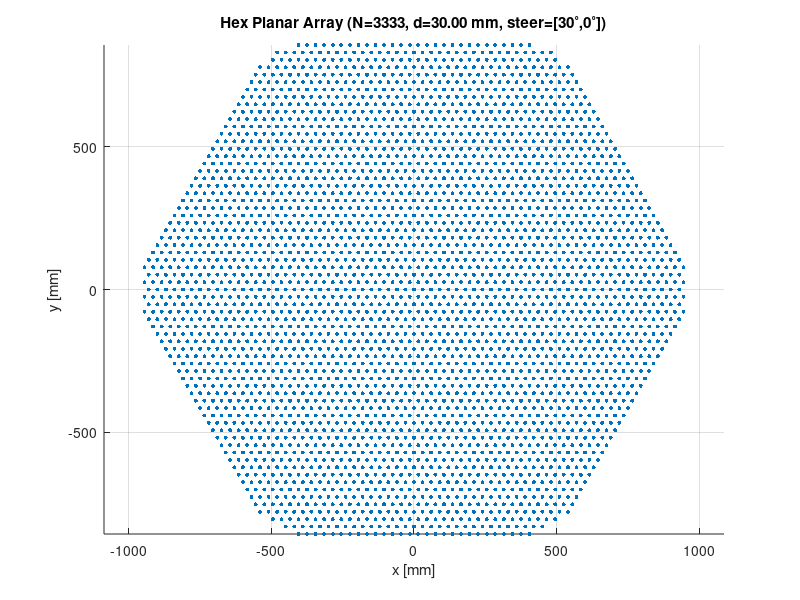
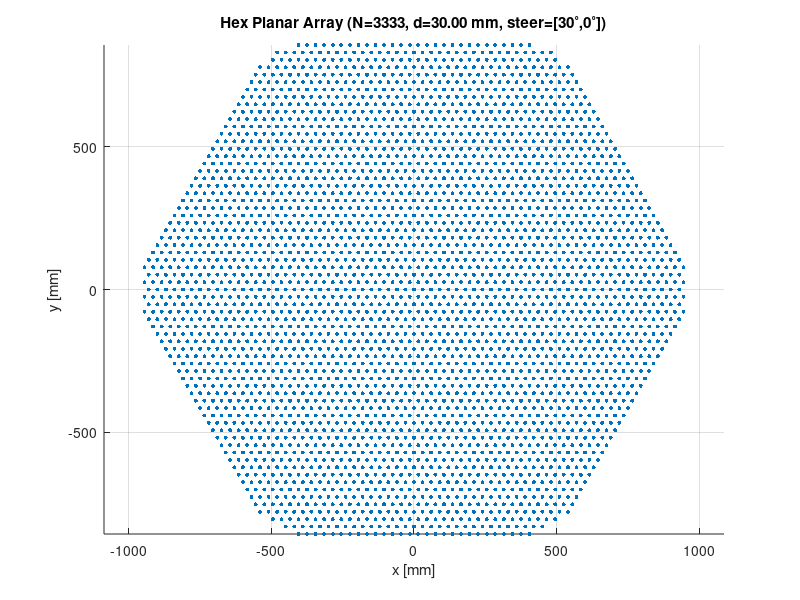
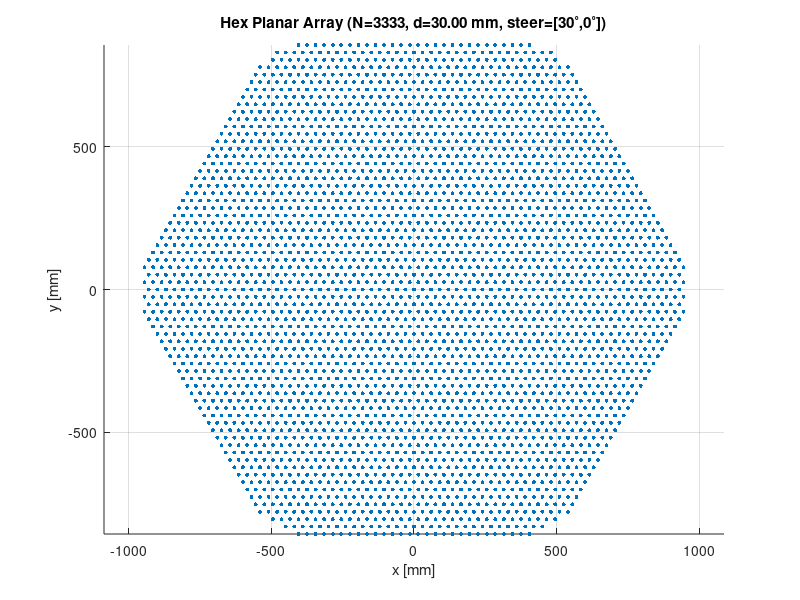

Write MATLAB code to recreate these figures, in order. (Note: a time limit stopped this script after it produced the figures.)
function Radar_theoretical_max_accuracy_formulas_waveforms()
% Toolbox-free hex planar array visualization + FMCW + Range-Doppler + 3D & FFT beampatterns
% Saves all charts to results/ (default) and writes summary.txt + summary.pdf.
% Set useTimestampSubfolder=true to save under results/<timestamp>/ instead.

%% ================== PARAMS ==================
% Feature toggles
doSpectrogram    = true;
doRangeDoppler   = true;
doBeampattern3D  = true;   % sample AF over az/el and plot 3D
doFFTBeampattern = true;   % 2D FFT of aperture for exact HPBW
useTimestampSubfolder = false;  % << set true to use results/<timestamp>/

% RF & waveform
fc        = 5e9;        % Hz
B         = 1e9;        % Hz (RF bandwidth)
PRF       = 5e3;        % Hz
Npulses   = 128;        % coherent pulses per CPI
SNRdB     = 20;         % assumed post-detection SNR per CPI (context)
c0        = 3e8;        % m/s
lambda    = c0/fc;

% Array geometry
N_target  = 3333;       % desired elements (or subarrays)
d         = 0.5*lambda; % triangular-lattice spacing (≈ λ/2)

% Steering
scanAz_deg = 30;        % steer azimuth (deg)
scanEl_deg =  0;        % steer elevation (deg)

% Taper (no toolbox): 'none' | 'raisedcos'
taper.type    = 'raisedcos';
taper.power   = 1;      % 1 ~ Hann-like; 2 = stronger edge roll-off

% Array-factor grids
uv_lim = 0.9;           % u–v heatmap visible region cap
uv_N   = 401;           % u/v samples per axis

% 3D beampattern sampling
azSpan = [-80 80];      % degrees
elSpan = [-80 80];      % degrees
NAzEl  = 201;           % samples per axis (3D AF)

% FFT beampattern (aperture raster + 2D FFT)
apGridPx   = 512;       % grid size per axis (512 good; try 1024 if fast)
apOversamp = 1.2;       % grid extends this factor times the occupied aperture
cutElForHPBW_deg = 0;   % elevation for HPBW az-cut (0° plane)

% FMCW demo (also used in RD sim)
Tchirp   = 50e-6;       % s
fs       = 20e6;        % Hz
N_chirps = 16;          % for spectrogram & RD demo

%% ================== OUTPUT FOLDER ==================
script_dir = fileparts(mfilename('fullpath'));
if isempty(script_dir), script_dir = pwd; end
root_results = fullfile(script_dir,'results');
if ~exist(root_results,'dir'), mkdir(root_results); end
if useTimestampSubfolder
    outdir = fullfile(root_results, datestr(now,'yyyymmdd_HHMMSS'));
else
    outdir = root_results;
end
if ~exist(outdir, 'dir'), mkdir(outdir); end
fprintf('[INFO] Results folder: %s\n', outdir);

% Write-check (permissions + path OK)
try
    fid = fopen(fullfile(outdir,'writecheck.txt'),'w');
    fprintf(fid,'ok %s', datestr(now)); fclose(fid);
catch ME
    error('Cannot write to results folder: %s', ME.message);
end

%% ================== BUILD HEX ARRAY ==================
K = ceil( ( -3 + sqrt(9 + 12*(N_target-1)) )/6 ); % invert N=1+3K(K+1)
[q, r] = hex_axial_coords(K);
[x, y] = axial_to_xy(q, r, d);

% Trim to N_target if we overshoot
if numel(x) > N_target
    R = sqrt(x.^2 + y.^2);
    [~, idx] = sort(R, 'ascend');
    keep = idx(1:N_target);
    x = x(keep); y = y(keep);
end
N = numel(x);

%% ================== TAPER (no toolbox) ==================
w_amp = ones(N,1);
if strcmpi(taper.type,'raisedcos')
    R  = sqrt(x.^2 + y.^2);
    Rn = R / max(R + eps);                     % 0..1 radial
    w_amp  = (0.5*(1 + cos(pi*Rn))).^taper.power;
end

%% ================== STEERING ==================
u0 = sind(scanEl_deg)*cosd(scanAz_deg);
v0 = sind(scanEl_deg)*sind(scanAz_deg);
k  = 2*pi/lambda;
w   = w_amp .* exp(1j*k*(x*u0 + y*v0));        % complex weights with steering

%% ================== PLOT: RADAR FACE ==================
figure('Name','Radar Face / Element Layout','Color','w','Visible','on');
scatter(x*1e3, y*1e3, 8, 'filled');
axis equal tight; grid on;
xlabel('x [mm]'); ylabel('y [mm]');
title(sprintf('Hex Planar Array (N=%d, d=%.2f mm, steer=[%g^\\circ,%g^\\circ])', ...
      N, d*1e3, scanAz_deg, scanEl_deg));
savefig2(outdir, 'face');

%% ================== ARRAY FACTOR (2-D u–v) ==================
u = linspace(-uv_lim, +uv_lim, uv_N);
v = linspace(-uv_lim, +uv_lim, uv_N);
[UU,VV] = meshgrid(u,v);

AF = zeros(size(UU));
for n = 1:N
    AF = AF + w(n) .* exp(1j*k*(x(n).*UU + y(n).*VV));
end
AFdB = 20*log10( abs(AF)/max(abs(AF(:))) + eps );
AFdB(UU.^2 + VV.^2 > 1) = -Inf;          % outside visible region

figure('Name','2-D Beam (Array Factor in u–v)','Color','w','Visible','on');
imagesc(u,v, AFdB); axis image; set(gca,'YDir','normal');
colormap(parula); cb = colorbar; cb.Label.String = 'AF (dB)';
xlabel('u = sin(el)cos(az)'); ylabel('v = sin(el)sin(az)');
title('Array Factor (normalized, dB)'); hold on;
th = linspace(0,2*pi,720); plot(cos(th), sin(th), 'k--'); hold off;
savefig2(outdir, 'uv_beam');

%% ================== BEAM CUT (AZ, fixed EL > 0) ==================
elCut = 5;                                % >0 so u/v vary with az
azCut = linspace(-90,90,1001);
uCut  = sind(elCut).*cosd(azCut);
vCut  = sind(elCut).*sind(azCut);
AF_cut = zeros(size(azCut));
for n = 1:N
    AF_cut = AF_cut + w(n) .* exp(1j*k*(x(n).*uCut + y(n).*vCut));
end
AF_cut_dB = 20*log10( abs(AF_cut)/max(abs(AF_cut)) + eps );

figure('Name','Azimuth Beam Cut','Color','w','Visible','on');
plot(azCut, AF_cut_dB, 'LineWidth', 1.5); grid on;
xlabel(sprintf('Azimuth (deg) @ EL=%g^\\circ', elCut));
ylabel('Normalized AF (dB)'); ylim([-60 0]); xlim([min(azCut) max(azCut)]);
title('Azimuth Cut of Beam');
savefig2(outdir, 'az_cut');

%% ================== 3D BEAMPATTERN (sampled az–el) ==================
if doBeampattern3D
    az3 = linspace(azSpan(1), azSpan(2), NAzEl);
    el3 = linspace(elSpan(1), elSpan(2), NAzEl);
    [AZ, EL] = meshgrid(az3, el3);
    U3 = sind(EL).*cosd(AZ);
    V3 = sind(EL).*sind(AZ);
    AF3 = zeros(size(AZ));
    for n = 1:N
        AF3 = AF3 + w(n) .* exp(1j*k*(x(n).*U3 + y(n).*V3));
    end
    AF3dB = 20*log10( abs(AF3)/max(abs(AF3(:))) + eps );
    AF3dB( (U3.^2 + V3.^2) > 1 ) = -Inf;   % outside visible region

    figure('Name','3D Beampattern (Az–El)','Color','w','Visible','on');
    surf(AZ, EL, AF3dB, 'EdgeColor','none'); view(2); axis tight;
    xlabel('Azimuth (deg)'); ylabel('Elevation (deg)');
    title('Beampattern (normalized, dB)'); colormap(parula);
    cb2 = colorbar; cb2.Label.String = 'AF (dB)'; caxis([-60 0]); grid on;
    savefig2(outdir, 'beampattern3d');
end

%% ================== FMCW CHIRP (time) & DIY SPECTROGRAM ==================
S = B/Tchirp;                           % Hz/s (slope)
Ns = round(Tchirp*fs);
t  = (0:Ns-1)/fs;
phi = 2*pi*( 0.5*S*t.^2 );
s1  = exp(1j*phi);
wave = repmat(s1, 1, N_chirps);

figure('Name','FMCW Chirp','Color','w','Visible','on');
subplot(2,1,1);
plot(t*1e6, real(s1)); grid on;
xlabel('Time within chirp [\\mus]'); ylabel('Re\\{s\\}');
title(sprintf('One LFM chirp: B=%.1f MHz, T=%.1f \\mus, fs=%.1f MHz', B/1e6, Tchirp*1e6, fs/1e6));
subplot(2,1,2);
instf = S*t;
plot(t*1e6, instf/1e6); grid on;
xlabel('Time within chirp [\\mus]'); ylabel('Inst. freq [MHz]');
title('Instantaneous frequency');
savefig2(outdir, 'chirp');

if doSpectrogram
    % DIY STFT (rect window)
    win = 512; hop = 128; nfft = 2048;
    [Sabs, Fm, TM] = simple_stft(wave, win, hop, nfft, fs);
    figure('Name','Chirp Spectrogram (DIY)','Color','w','Visible','on');
    imagesc(TM*1e3, Fm/1e6, 20*log10(Sabs + 1e-12)); axis xy;
    xlabel('Time [ms]'); ylabel('Frequency [MHz]');
    colormap(parula); colorbar; title('Spectrogram (rect window)');
    savefig2(outdir, 'spectrogram');
end

%% ================== SUMMARY & RULE-OF-THUMB METRICS ==================
TCPI     = Npulses/PRF;
rangeRes = c0/(2*B);
velRes   = lambda/(2*TCPI);

% Equivalent circular diameter from occupied area
A_per   = sqrt(3)/2 * d^2;
A_hex   = N * A_per;
D_eq    = 2*sqrt(A_hex/pi);

HPBW_deg      = 70 * (lambda / max(D_eq,eps));                 % ~uniform aperture
theta_scan    = acosd(cosd(scanAz_deg).*cosd(scanEl_deg));
scanLoss_dB   = -10*log10(cosd(theta_scan)+eps);
HPBW_scan_deg = HPBW_deg / max(cosd(theta_scan), 1e-6);

Runamb  = c0/(2*PRF);                          % unambiguous range (pulsed)
vunamb  = (PRF*lambda)/4;                       % unambiguous velocity (no staggering)

% Grating-lobe bound for triangular lattice: d <= lambda/(1 + |sin(theta_scan)|)
d_limit = lambda / (1 + abs(sind(theta_scan)));
okGL    = d <= d_limit;

summary_text = sprintf([ ...
    '==== Summary ====\\n' ...
    'Timestamp: %s\\n' ...
    'Elements: N=%d (target %d), spacing d=%.3f m (%.2f \\lambda)\\n' ...
    'Steering: az=%g deg, el=%g deg\\n' ...
    'Range resolution                 ~ %.3f m\\n' ...
    'Velocity resolution (CPI=%.3f s) ~ %.4f m/s\\n' ...
    'HPBW (boresight)                ~ %.2f deg (D_{eq}=%.2f m)\\n' ...
    'HPBW at scan (%.1f deg)         ~ %.2f deg; scan loss ~ %.2f dB\\n' ...
    'Unambiguous range                ~ %.1f m\\n' ...
    'Unambiguous velocity             ~ %.2f m/s\\n' ...
    'Grating-lobe safe at this scan? %s (d=%.3f m, limit=%.3f m)\\n' ...
], datestr(now,'yyyy-mm-dd HH:MM:SS'), N, N_target, d, d/lambda, ...
   scanAz_deg, scanEl_deg, rangeRes, TCPI, velRes, HPBW_deg, D_eq, ...
   theta_scan, HPBW_scan_deg, scanLoss_dB, Runamb, vunamb, string(okGL), d, d_limit);

fprintf('%s\n', summary_text);
fid = fopen(fullfile(outdir,'summary.txt'), 'w'); if fid>0, fprintf(fid, '%s', summary_text); fclose(fid); end
fig = figure('Name','Run Summary','Color','w','Position',[100 100 900 700],'Visible','on');
annotation('textbox',[0.05 0.05 0.9 0.9], 'String', summary_text, ...
    'Interpreter','none','FontName','FixedWidth','FontSize',10,'EdgeColor','none');
savefig2(outdir, 'summary'); close(fig);

%% ================== RANGE–DOPPLER DEMO (single FMCW target) ==================
if doRangeDoppler
    R0 = 120; v0 = 12; SNRdB_sim = 10;
    S = B/Tchirp;  Ns = round(Tchirp*fs);  t = (0:Ns-1)/fs;
    f_beat = (2*S/c0) * R0;   f_D = 2*v0/lambda;
    rx = zeros(Ns, N_chirps);
    for m = 1:N_chirps
        sig = exp(1j*2*pi*( (f_beat + f_D)*t ));
        sig = sig + 10^(-SNRdB_sim/20) * (randn(size(sig))+1j*randn(size(sig)))/sqrt(2);
        rx(:,m) = sig;
    end
    NrFFT = 4096;  NdFFT = 512;
    RD = fft(rx, NrFFT, 1); RD = RD(1:NrFFT/2, :);
    RD = fftshift(fft(RD, NdFFT, 2), 2);
    f_fast = (0:NrFFT/2-1) * (fs/NrFFT);
    rng_axis = (c0/(2*S)) * f_fast;
    f_dop = linspace(-PRF/2, PRF/2, NdFFT);
    dop_axis = (lambda/2) * f_dop;
    figure('Name','Range–Doppler Map','Color','w','Visible','on');
    imagesc(dop_axis, rng_axis, 20*log10(abs(RD)+1e-12)); axis xy;
    xlabel('Velocity [m/s]'); ylabel('Range [m]'); title(sprintf('Range–Doppler (R0=%.0f m, v0=%.1f m/s)', R0, v0));
    colormap(parula); colorbar; caxis([-80 0]);
    savefig2(outdir, 'range_doppler');
end

%% ================== APERTURE FFT BEAMPATTERN (exact HPBW) ==================
if doFFTBeampattern
    xr = max(abs(x)); yr = max(abs(y));
    Rmax = apOversamp * max(xr, yr);
    gx = linspace(-Rmax, +Rmax, apGridPx);
    gy = linspace(-Rmax, +Rmax, apGridPx);
    dxy = gx(2)-gx(1);
    A = zeros(apGridPx, apGridPx);
    ix = round( (x - gx(1))/dxy ) + 1;
    iy = round( (y - gy(1))/dxy ) + 1;
    valid = ix>=1 & ix<=apGridPx & iy>=1 & iy<=apGridPx;
    linIdx = sub2ind(size(A), iy(valid), ix(valid));
    for kidx = 1:numel(linIdx)
        A(linIdx(kidx)) = A(linIdx(kidx)) + w(valid(kidx));
    end
    pad = 2; Nx = pad*apGridPx; Ny = pad*apGridPx;
    F = fftshift(fft2(A, Ny, Nx)); P = abs(F).^2;
    PdB = 10*log10( P / max(P(:)) + 1e-15 );
    fx = (-Nx/2:Nx/2-1) / (Nx*dxy);
    fy = (-Ny/2:Ny/2-1) / (Ny*dxy);
    uF = lambda * fx; vF = lambda * fy; [UF, VF] = meshgrid(uF, vF);
    PdB( (UF.^2 + VF.^2) > 1 ) = -Inf;
    figure('Name','Aperture FFT Beampattern','Color','w','Visible','on');
    imagesc(uF, vF, PdB); axis image; set(gca,'YDir','normal');
    colormap(parula); colorbar; caxis([-60 0]); xlabel('u'); ylabel('v');
    title('Beampattern via 2D FFT of Aperture'); savefig2(outdir, 'fft_uv');
    el0 = cutElForHPBW_deg; azList = linspace(-90,90,2049);
    uCut2 = sind(el0).*cosd(azList); vCut2 = sind(el0).*sind(azList);
    patCut_dB = interp2(UF, VF, PdB, uCut2, vCut2, 'linear', -Inf);
    patCut_dB = movmean(patCut_dB, 5);
    [~, idx0] = min(abs(azList - scanAz_deg));
    [BW_deg, azL, azR] = hpbw_from_cut(azList, patCut_dB, idx0);
    figure('Name','FFT Azimuth Cut & HPBW','Color','w','Visible','on');
    plot(azList, patCut_dB, 'LineWidth', 1.5); grid on; ylim([-60 0]);
    xlabel(sprintf('Azimuth (deg) @ EL=%g^\\circ', el0)); ylabel('Normalized (dB)');
    title(sprintf('Az Cut (FFT beampattern). HPBW \\approx %.2f^\\circ', BW_deg));
    hold on; yline(-3,'k--'); if ~isnan(BW_deg), xline(azL,'r--'); xline(azR,'r--'); end; hold off;
    savefig2(outdir, 'fft_az_cut');
    fid = fopen(fullfile(outdir,'summary.txt'), 'a'); if fid>0
        fprintf(fid, 'Exact HPBW from FFT cut @ EL=%g deg: %.2f deg (−3 dB at %.2f° / %.2f°)\n', el0, BW_deg, azL, azR); fclose(fid);
    end
end

% List files
d = dir(outdir);
names = {d(~[d.isdir]).name};
fprintf('[INFO] Saved files in results/: %s\n', strjoin(names, ', '));

end

%% ================== HELPERS ==================
function [q, r] = hex_axial_coords(K)
q = 0; r = 0;
for k = 1:K
    cq =  k; cr =  0;
    dirs = [ -1  1; -1  0; 0 -1; 1 -1; 1  0; 0  1 ];
    for d = 1:6
        dq = dirs(d,1); dr = dirs(d,2);
        for step = 1:k
            q = [q; cq]; %#ok<AGROW>
            r = [r; cr]; %#ok<AGROW>
            cq = cq + dq; cr = cr + dr;
        end
    end
end
end

function [x, y] = axial_to_xy(q, r, d)
x = d*( q + 0.5*r ); y = d*( (sqrt(3)/2)*r );
end

function [Sabs, F, Tm] = simple_stft(x, win, hop, nfft, fs)
x = x(:).'; L = numel(x); nFrames = 1 + floor((L - win)/hop);
Sabs = zeros(nfft/2+1, nFrames); F = (0:nfft/2)*(fs/nfft);
Tm = ((0:nFrames-1)*hop + win/2)/fs; idx = 1;
for m = 1:nFrames
    seg = zeros(1,win); i2 = min(idx+win-1, L);
    seg(1:(i2-idx+1)) = x(idx:i2);
    X = fft(seg, nfft); Sabs(:,m) = abs(X(1:nfft/2+1)).';
    idx = idx + hop;
end
end

function [BW, xL, xR] = hpbw_from_cut(x, pat_dB, idxCenter)
BW = NaN; xL = NaN; xR = NaN;
if isempty(idxCenter) || idxCenter<2 || idxCenter>numel(x)-1, return; end
p0 = pat_dB(idxCenter); pat = pat_dB - p0;
i = idxCenter; while i>1 && pat(i) > -3, i = i-1; end
if i==1, return; end
x1 = interp1(pat(i:i+1), x(i:i+1), -3);
j = idxCenter; while j<numel(x) && pat(j) > -3, j = j+1; end
if j==numel(x), return; end
x2 = interp1(pat(j-1:j), x(j-1:j), -3);
BW = x2 - x1; xL = x1; xR = x2;
end

function savefig2(outdir, basename)
% Robust figure save (PNG, PDF, FIG) with multiple fallbacks.
f = gcf; set(f,'Color','w'); drawnow;
png = fullfile(outdir, [basename '.png']);
pdf = fullfile(outdir, [basename '.pdf']);
fig = fullfile(outdir, [basename '.fig']);
ok = false;
try
    if exist('exportgraphics','file') == 2
        exportgraphics(f, png, 'Resolution', 200);
        exportgraphics(f, pdf);
        ok = true;
    end
end
if ~ok
    try, set(f,'PaperPositionMode','auto'); print(f, png, '-dpng', '-r200'); ok=true; catch, end
    try, print(f, pdf, '-dpdf'); catch, end
end
try, saveas(f, fig); catch, end
if exist(png,'file')==2, fprintf('[SAVE] %s\n', png); else, warning('[WARN] PNG not saved: %s', png); end
if exist(pdf,'file')==2, fprintf('[SAVE] %s\n', pdf); end
if exist(fig,'file')==2, fprintf('[SAVE] %s\n', fig); end
end
